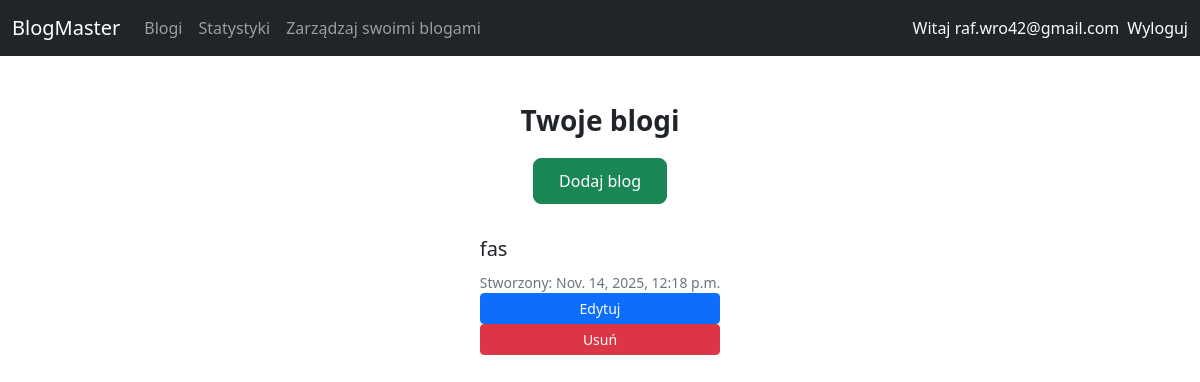
Screenshot of /blogs/user/ (signed in) with the database file from the repository.
### accounts/models.py (models this page shows, shortened)
class CustomUser(AbstractBaseUser, PermissionsMixin):
    email = models.EmailField(unique=True)
    date_joined = models.DateTimeField(default=timezone.now)
    is_active = models.BooleanField(default=True)
    is_staff = models.BooleanField(default=False)
    USERNAME_FIELD = "email"
    REQUIRED_FIELDS = []  # nie wymagamy nic więcej przy tworzeniu superusera
    objects = CustomUserManager()

### blogs/models.py (models this page shows, shortened)
class Blog(models.Model):
    owner = models.ForeignKey(User, on_delete=models.CASCADE, related_name='blogs')
    title = models.CharField(max_length=200)
    description = models.TextField(blank=True)
    created_at = models.DateTimeField(auto_now_add=True)

### blogs/views.py (the view)
# urls.py: path('user/', user_blogs, name='user_blogs'),
@login_required
def user_blogs(request):
    blogs = request.user.blogs.all()  # używamy related_name='blogs' z modelu Blog
    return render(request, 'blogs/user_blogs.html', {'blogs': blogs})

### blogs/templates/blogs/user_blogs.html (shortened to what this page needs)
{% extends 'base.html' %}
{% block content %}
<div class="blogs-container">
    <h3>Twoje blogi</h3>
    <a class="btn btn-success btn-add-blog" href="{% url 'blog_create' %}">Dodaj blog</a>
    {% if blogs %}
        {% for blog in blogs %}
            <div class="card-body">
                <div class="card-title">{{ blog.title }}</div>
                <div class="card-text">Stworzony: {{ blog.created_at }}</div>
                <a href="{% url 'blog_edit' blog.pk %}" class="btn btn-primary btn-sm">Edytuj</a>
                <a href="{% url 'blog_delete' blog.pk %}" class="btn btn-danger btn-sm">Usuń</a>
            </div>
        {% endfor %}
    {% else %}
        <p>Nie masz jeszcze żadnych blogów.</p>
    {% endif %}
</div>
{% endblock %}

### templates/base.html (shortened to what this page needs)
<!DOCTYPE html>
<html lang="pl">
    <head>
        <link href="https://cdn.jsdelivr.net/npm/bootstrap@5.3.2/dist/css/bootstrap.min.css" rel="stylesheet">
    </head>
    <body>
        <nav class="navbar navbar-expand-lg navbar-dark bg-dark">
            <div class="container-fluid">
                <a class="navbar-brand" href="/">BlogMaster</a>
                <div class="collapse navbar-collapse" id="navbarNav">
                    <ul class="navbar-nav me-auto">
                        <li class="nav-item"><a class="nav-link" href="/blogs/">Blogi</a></li>
                        <li class="nav-item"><a class="nav-link" href="/stats/">Statystyki</a></li>
                        {% if user.is_authenticated %}
                            <li class="nav-item"><a class="nav-link" href="{% url 'user_blogs' %}">Zarządzaj swoimi blogami</a></li>
                        {% endif %}
                    </ul>
                    <ul class="navbar-nav ms-auto">
                        {% if user.is_authenticated %}
                            <li class="nav-item">
                                <span class="navbar-text text-light me-2">Witaj {{ user.email }}</span>
                            </li>
                            <form method="post" action="{% url 'logout' %}" style="display:inline;">
                                <button type="submit" class="nav-link btn btn-link text-decoration-none p-0 m-0" style="color: #fff;">
                                    Wyloguj
                                </button>
                            </form>
                        {% else %}
                            <li class="nav-item"><a class="nav-link" href="/accounts/login/">Zaloguj</a></li>
                            <li class="nav-item"><a class="nav-link" href="/accounts/register/">Zarejestruj się</a></li>
                        {% endif %}
                    </ul>
                </div>
            </div>
        </nav>
        <div class="container mt-5">
            {% block content %}
            {% endblock %}
        </div>
    </body>
</html>

### blogs/templates/blogs/user_blogs.html (style rules this page uses)
.blogs-container { display: flex; flex-direction: column; align-items: center; margin-top: 40px; }
h3 { font-weight: 600; margin-bottom: 20px; text-align: center; }
.card-body { display: flex; flex-direction: column; justify-content: space-between; }
.card-title { font-size: 20px; font-weight: 500; margin-bottom: 8px; }
.card-text { font-size: 14px; color: #6c757d; }
.btn-add-blog { padding: 10px 25px; font-size: 16px; border-radius: 8px; font-weight: 500; margin-bottom: 30px; transition: background-color 0.2s, transform 0.2s; }

### rows the page displays
CustomUser: email "raf.wro42@gmail.com"
Blog: title "fas", created_at "Nov. 14, 2025, 12:18 p.m."
